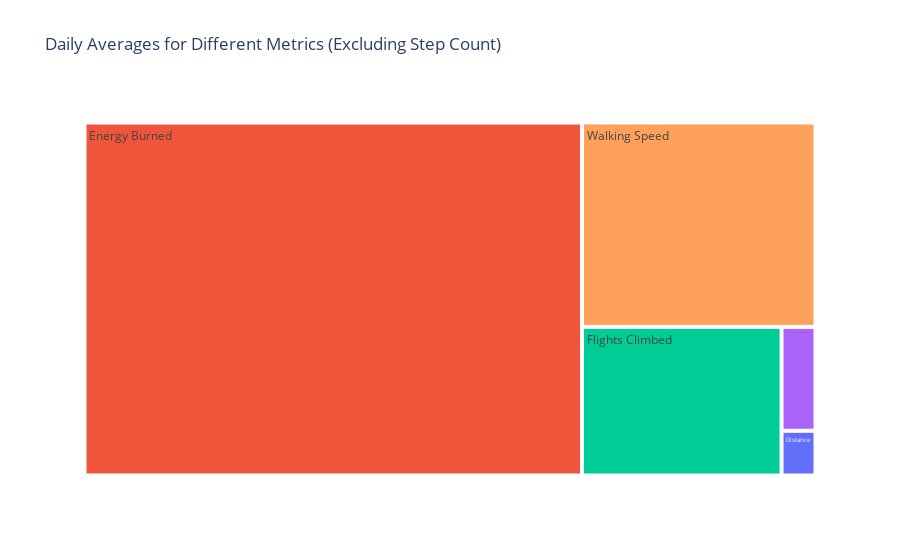

This figure's notebook cell:
### Markdown cell above
In the visualization, each health and fitness metric is represented as a rectangular tile. The size of each tile reflects the value of the corresponding metric, while the color of the tiles indicates the specific metric being represented. When interacting with the visualization, hovering over the tiles displays the precise average value for each metric.

However, the dominance of the Step Count metric in the visualization poses a challenge in effectively visualizing variations in other metrics. This is primarily due to the generally higher numerical values associated with Step Count compared to other metrics. To address this issue and gain clearer insights into the variations of other metrics, we can visualize the data again, this time excluding Step Count from the visualization.

### Code cell
# Select metrics excluding Step Count
metrics_to_visualize = ["Distance", "Energy Burned", "Flights Climbed", 
                        "Walking Double Support Percentage", "Walking Speed"]

# Reshape data for treemap
daily_avg_metrics_melted = daily_avg_metrics.melt(id_vars=["Date"], value_vars=metrics_to_visualize)

fig = px.treemap(daily_avg_metrics_melted,
                 path=["variable"],
                 values="value",
                 color="variable",
                 hover_data=["value"],
                 title="Daily Averages for Different Metrics (Excluding Step Count)")
fig.show()

### Figure 1 — Plotly figure (JSON) as saved in the notebook; plotly's stock layout.template omitted (floating-point values rounded to 4 significant figures)
{"data": [{"branchvalues": "total", "customdata": [[1.536, "Distance"], [177.4, "Energy Burned"], [29.95, "Flights Climbed"], [3.566, "Walking Double Support Percentage"], [48.2, "Walking Speed"]], "domain": {"x": [0, 1], "y": [0, 1]}, "hovertemplate": "labels=%{label}<br>value=%{customdata[0]}<br>parent=%{parent}<br>id=%{id}<br>variable=%{customdata[1]}<extra></extra>", "ids": ["Distance", "Energy Burned", "Flights Climbed", "Walking Double Support Percentage", "Walking Speed"], "labels": ["Distance", "Energy Burned", "Flights Climbed", "Walking Double Support Percentage", "Walking Speed"], "marker": {"colors": ["#636efa", "#EF553B", "#00cc96", "#ab63fa", "#FFA15A"]}, "name": "", "parents": ["", "", "", "", ""], "type": "treemap", "values": [1.536, 177.4, 29.95, 3.566, 48.2]}], "layout": {"legend": {"tracegroupgap": 0}, "title": {"text": "Daily Averages for Different Metrics (Excluding Step Count)"}}}
